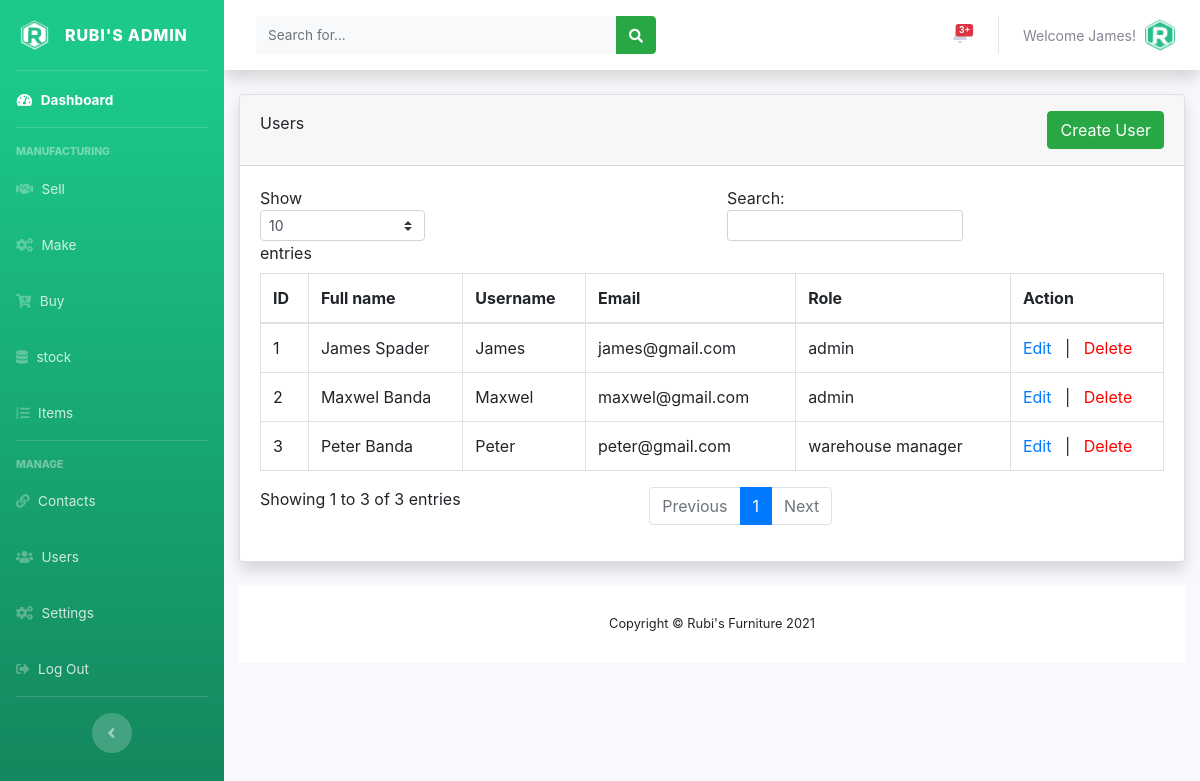
The page /admin/users.php (signed in) on the database its author committed.
### tables this page shows
CREATE TABLE IF NOT EXISTS `users` (
  `user_id` int(11) NOT NULL AUTO_INCREMENT,
  `full_name` varchar(150) NOT NULL,
  `user_name` varchar(120) NOT NULL,
  `user_password` varchar(250) NOT NULL,
  `email` varchar(120) NOT NULL,
  `role` int(10) NOT NULL,
  `date_created` timestamp NOT NULL DEFAULT CURRENT_TIMESTAMP,
  PRIMARY KEY (`user_id`),
  KEY `role` (`role`)
);

CREATE TABLE IF NOT EXISTS `user_roles` (
  `user_id` int(11) NOT NULL AUTO_INCREMENT,
  `user_role` varchar(120) NOT NULL,
  `date_created` timestamp NOT NULL DEFAULT CURRENT_TIMESTAMP,
  PRIMARY KEY (`user_id`)
);

### admin/users.php (the view, shortened to what this page needs)
<?php
require_once('../includes/config.php');
include('includes/header.php');
include('includes/navbar.php');
include('includes/topbar.php');
?>
<div class="container-fluid">
  <div class="card shadow mb-4">
    <div class="card-header py-3">
      <div class="row mb-12">
        <div class="col mb-7"
        <h6 class="m-0 font-weight-bold text-success">Users
      </div>
      <div align="right" class="col">
        <button type="button" class="btn btn-success" data-toggle="modal" data-target="#addadminprofile">
          Create User
        </button>
      </div>
    </div>
  </div>
  <div class="card-body">
    <div class="table-responsive">
      <?php
      $connection= mysqli_connect("localhost","root","","pms");
      $query="SELECT Users.full_name, Users.user_name, Users.email, Users.role, user_roles.user_role FROM Users INNER JOIN user_roles ON Users.role = user_roles.user_id";
      $query_run= mysqli_query($connection, $query);
      ?>
      <table class="table table-bordered" id="dataTable" width="100%" cellspacing="0">
        <thead>
          <tr>
            <th>ID </th>
            <th>Full name </th>
            <th>Username </th>
            <th>Email </th>
            <th>Role </th>
            <th>Action </th>
          </tr>
        </thead>
        <tbody>
          <?php
          $cnt = 1;
          if(mysqli_num_rows($query_run) > 0){
            while ($row= mysqli_fetch_assoc($query_run)) {
              ?>
              <tr>
                <td> <?php echo $cnt; ?> </td>
                <td> <?php echo $row['full_name']; ?></td>
                <td> <?php echo $row['user_name']; ?></td>
                <td> <?php echo $row['email']; ?></td>
                <td> <?php echo $row['user_role']; ?></td>
                <td>
                  <a href="index.php?pid=<?php echo(1);?>"  onclick="return confirm('Edit User?')">Edit</a>
                  &nbsp | &nbsp
                  <a style="color: red" href="index.php?pid=<?php echo(1);?>" onclick="return confirm('Delete User?')">Delete</a>
                </td>
              </tr>
              <?php
              $cnt++;  }
            }
            ?>
          </tbody>
        </table>
      </div>
    </div>
  </div>
  <?php
  include('includes/footer.php');
  ?>

### admin/includes/topbar.php (shortened to what this page needs)
<div id="content-wrapper" class="d-flex flex-column">
  <div id="content">
    <nav class="navbar navbar-expand navbar-light bg-white topbar mb-4 static-top shadow">
      <form
      class="d-none d-sm-inline-block form-inline mr-auto ml-md-3 my-2 my-md-0 mw-100 navbar-search">
      <div class="input-group">
        <input type="text" class="form-control bg-light border-0 small" placeholder="Search for..."
        aria-label="Search" aria-describedby="basic-addon2">
        <div class="input-group-append">
          <button class="btn btn-success" type="button">
            <i class="fas fa-search fa-sm"></i>
          </button>
        </div>
      </div>
    </form>
    <ul class="navbar-nav ml-auto">
  <li class="nav-item dropdown no-arrow mx-1">
    <a class="nav-link dropdown-toggle" href="#" id="alertsDropdown" role="button"
    data-toggle="dropdown" aria-haspopup="true" aria-expanded="false">
    <span class="badge badge-danger badge-counter">3+</span>
  </a>
</li>
<li class="nav-item dropdown no-arrow">
  <a class="nav-link dropdown-toggle" href="#" id="userDropdown" role="button"
  data-toggle="dropdown" aria-haspopup="true" aria-expanded="false">
  <?php
  $staff_id = $_SESSION['user_id'];
  $sql = "SELECT user_name FROM users WHERE user_id = :staff_id";
  $querry=$dbconn->prepare($sql);
  $querry->bindParam(':staff_id', $staff_id, PDO::PARAM_INT);
  $querry->execute();
  $rows = $querry->fetchAll(PDO::FETCH_ASSOC);
  $count = $querry->rowCount();
  if($count > 0)
  {
    foreach($rows as $row) {?>
      <span class="mr-2 d-none d-lg-inline text-gray-600 small"><?php echo htmlentities('Welcome'."  ".$row['user_name'].'!') ?></span>
    <?php }
  }?>
  <img class="img-profile rounded-circle"
  src="../assets/img/logo/rubi_icon.png">
</a>
</li>
</ul>
</nav>

### admin/custom-css/mystyle.css (style rules this page uses)
.form-control { border:0; padding: 7px; border-bottom: solid 1px #ccc; }

### rows shown on the page
users: user_name "Welcome James!", full_name "James Spader", user_name "James", email "james@gmail.com", user_roles.user_role "admin"
users: full_name "Maxwel Banda", user_name "Maxwel", email "maxwel@gmail.com", user_roles.user_role "admin"
users: full_name "Peter Banda", user_name "Peter", email "peter@gmail.com", user_roles.user_role "warehouse manager"
